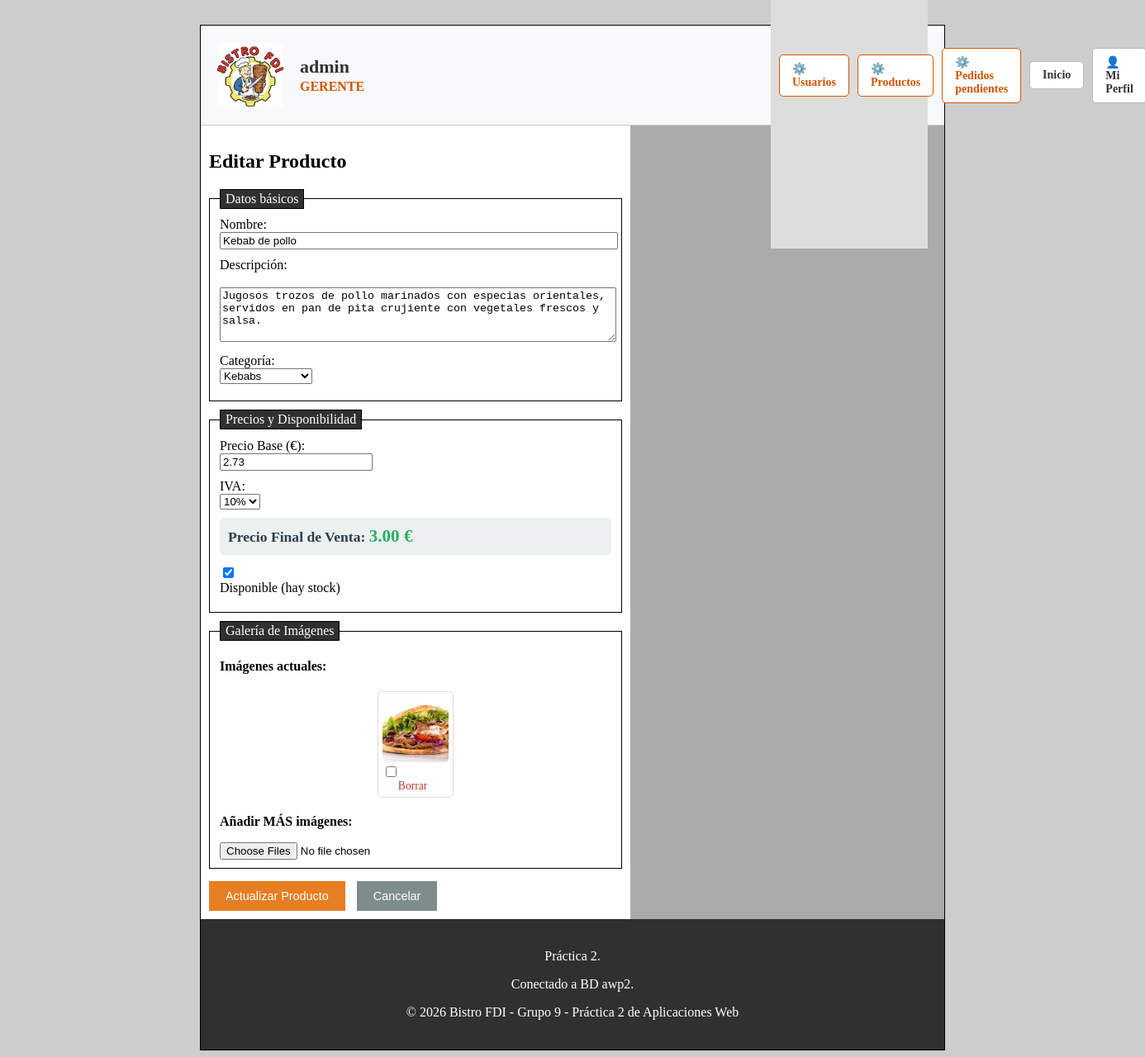
Screenshot of /admin/editar_producto.php?id=1 (signed in) with the database file from the repository.
### tables this page shows
CREATE TABLE `productos` (
  `id` int(11) NOT NULL,
  `nombre` varchar(100) NOT NULL,
  `descripcion` text NOT NULL,
  `id_categoria` int(11) NOT NULL,
  `precio_base` decimal(10,2) NOT NULL,
  `iva` int(11) NOT NULL CHECK (`iva` in (4,10,21)),
  `disponible` tinyint(1) DEFAULT 1,
  `ofertado` tinyint(1) DEFAULT 1
);

CREATE TABLE `producto_imagenes` (
  `id` int(11) NOT NULL,
  `id_producto` int(11) NOT NULL,
  `ruta_imagen` varchar(255) NOT NULL
);

### includes/clases/productos/Producto.php (called while the page is built, shortened)
<?php
class Producto
{
    private $nombre;
    private $descripcion;
    private $id_categoria;
    private $precio_base;
    private $iva;
    private $disponible;
    private $imagenes;
    private function __construct($id, $nombre, $descripcion, $id_categoria, $nombre_categoria, $precio_base, $iva, $disponible, $ofertado, $imagen_principal, $imagenes = [])
    {
        $this->nombre = $nombre;
        $this->descripcion = $descripcion;
        $this->id_categoria = $id_categoria;
        $this->precio_base = $precio_base;
        $this->iva = $iva;
        $this->disponible = $disponible;
        $this->imagenes = $imagenes;
    }
    public function getNombre() { return $this->nombre; }
    public function getDescripcion() { return $this->descripcion; }
    public function getIdCategoria() { return $this->id_categoria; }
    public function getPrecioBase() { return $this->precio_base; }
    public function getIva() { return $this->iva; }
    public function getDisponible() { return $this->disponible; }
    public function getImagenes() { return $this->imagenes; }
    public static function buscaProducto($id)
    {
        $conn = Aplicacion::getInstance()->getConexionBd();
        $stmt = $conn->prepare("SELECT p.*, c.nombre AS nombre_categoria FROM productos p JOIN categorias c ON p.id_categoria = c.id WHERE p.id = ?");
        $stmt->bind_param("i", $id);
        $stmt->execute();
        $row = $stmt->get_result()->fetch_assoc();
        if ($row) {
            $stmt_img = $conn->prepare("SELECT id, ruta_imagen FROM producto_imagenes WHERE id_producto = ? ORDER BY id ASC");
            $stmt_img->bind_param("i", $id);
            $stmt_img->execute();
            $result_img = $stmt_img->get_result();
            $imagenes = [];
            while ($img = $result_img->fetch_assoc()) {
                $imagenes[] = $img;
            }
            return new Producto(
                $row['id'], $row['nombre'], $row['descripcion'], $row['id_categoria'],
                $row['nombre_categoria'], $row['precio_base'], $row['iva'],
                $row['disponible'], $row['ofertado'], $imagenes[0]['ruta_imagen'] ?? null, $imagenes
            );
        }
        return false;
    }
    public static function listaCategorias()
    {
        $conn = Aplicacion::getInstance()->getConexionBd();
        $result = $conn->query("SELECT * FROM categorias");
        $categorias = [];
        if ($result) {
            while ($row = $result->fetch_assoc()) {
                $categorias[] = $row;
            }
        }
        return $categorias;
    }
}

### admin/editar_producto.php (the view, shortened to what this page needs)
<?php
$id = $_GET['id'] ?? null;
$producto = Producto::buscaProducto($id);
$categorias = Producto::listaCategorias();
$opcionesCategoria = "";
foreach ($categorias as $cat) {
    $selected = ($cat['id'] == $producto->getIdCategoria()) ? "selected" : "";
    $opcionesCategoria .= "<option value='{$cat['id']}' $selected>{$cat['nombre']}</option>";
}
$ivaOpciones = "";
foreach ([4, 10, 21] as $tipoIva) {
    $selected = ($producto->getIva() == $tipoIva) ? "selected" : "";
    $ivaOpciones .= "<option value='$tipoIva' $selected>$tipoIva%</option>";
}
$checkedDisponible = $producto->getDisponible() ? "checked" : "";
$galeriaHTML = "<div style='display:flex; gap: 15px; flex-wrap: wrap; margin-bottom: 10px;'>";
$imagenesActuales = $producto->getImagenes();
if (!empty($imagenesActuales)) {
    foreach ($imagenesActuales as $img) {
        $galeriaHTML .= "
        <div style='text-align: center; background: #fff; padding: 5px; border: 1px solid #ddd; border-radius: 5px;'>
            <img src='../img/productos/{$img['ruta_imagen']}' width='80' height='80' style='object-fit:cover; border-radius: 5px; display: block; margin-bottom: 5px;'>
            <label style='font-size: 0.85em; color: #c0392b; cursor: pointer;'>
                <input type='checkbox' name='eliminar_imagenes[]' value='{$img['id']}'> Borrar
            </label>
        </div>";
    }
} else {
    $galeriaHTML .= "<p style='color:#777;'>No hay imágenes asociadas.</p>";
}
$galeriaHTML .= "</div>";
$mensaje = "";
$contenidoPrincipal = "
    <h1>Editar Producto</h1>
    {$mensaje}
    <form action='../productos/admin_editar_producto.php' method='POST' enctype='multipart/form-data'>
        <input type='hidden' name='id' value='{$producto->getId()}'>
        <fieldset>
            <legend>Datos básicos</legend>
            <div style='margin-bottom: 10px;'>
                <label>Nombre:</label>
                <input type='text' name='nombre' value='" . htmlspecialchars($producto->getNombre()) . "' required style='width: 100%;'>
            </div>
            <div style='margin-bottom: 10px;'>
                <label>Descripción:</label><br>
                <textarea name='descripcion' required rows='4' style='width: 100%;'>" . htmlspecialchars($producto->getDescripcion()) . "</textarea>
            </div>
            <div style='margin-bottom: 10px;'>
                <label>Categoría:</label>
                <select name='id_categoria' required>
                    {$opcionesCategoria}
                </select>
            </div>
        </fieldset>
        <fieldset style='margin-top:10px;'>
            <legend>Precios y Disponibilidad</legend>
            <div style='margin-bottom: 10px;'>
                <label>Precio Base (€):</label>
                <input type='number' name='precio_base' id='precio_base' value='{$producto->getPrecioBase()}' step='0.01' min='0' required>
            </div>
            <div style='margin-bottom: 10px;'>
                <label>IVA:</label>
                <select name='iva' id='iva' required>
                    {$ivaOpciones}
                </select>
            </div>
            <div style='margin-bottom: 15px; padding: 10px; background-color: #ecf0f1; border-radius: 5px;'>
                <span style='font-size: 1.1em; color: #2c3e50;'>
                    <strong>Precio Final de Venta: <span id='precio_final_display' style='color: #27ae60; font-size: 1.2em;'>0.00 €</span></strong>
                </span>
            </div>
            <div style='margin-bottom: 10px;'>
                <label>
                    <input type='checkbox' name='disponible' value='1' {$checkedDisponible}>
                    Disponible (hay stock)
                </label>
            </div>
        </fieldset>
        <fieldset style='margin-top:10px;'>
            <legend>Galería de Imágenes</legend>
            <p><strong>Imágenes actuales:</strong></p>
            {$galeriaHTML}
            <p style='margin-top: 15px;'><strong>Añadir MÁS imágenes:</strong></p>
            <input type='file' name='imagenes[]' accept='image/*' multiple>
        </fieldset>
        <button type='submit' style='margin-top:15px; padding:10px 20px; background:#e67e22; color:white; border:none; cursor: pointer;'>
            Actualizar Producto
        </button>
        <a href='productos.php' style='margin-left: 10px; text-decoration: none;'>
            <button type='button' style='padding:10px 20px; background:#7f8c8d; color:white; border:none; cursor: pointer;'>Cancelar</button>
        </a>
    </form>
";
require RAIZ_APP . '/vistas/plantillas/plantilla.php';

### CSS/estilo.css (style rules this page uses)
body { background-color: #CDCDCD; }
fieldset { border: 1px solid black; margin: auto; }
fieldset div { justify-content: center; margin: 5px auto; }
legend { color: #fff; background: #303030; border: 1px solid black; padding: 2px 6px; }
label { margin-right: 0.5em; display: block; }
input { display: block; }
button, a.boton { border: 1px solid black; font-size: 0.9em; font-family: Arial; font-weight: 400; }

### rows the page displays
productos: nombre "Kebab de pollo", descripcion "Jugosos trozos de pollo marinados con especias orientales, servidos en pan de pita crujiente con vegetales frescos y salsa.", precio_base "2.73"
producto_imagenes: ruta_imagen (picture)

### other values shown
$nombreActual "admin"
$rolMayusculas "GERENTE"
form field id_categoria "Kebabs"
form field iva "10%"
